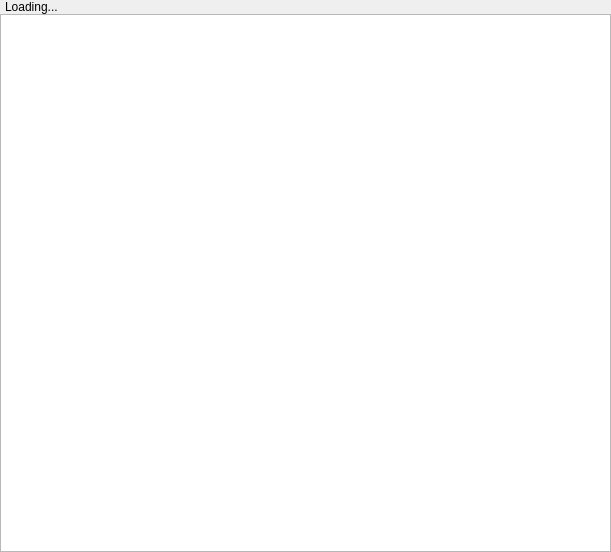
<?xml version="1.0" encoding="UTF-8"?>
<ui version="4.0">
 <class>ImageViewer</class>
 <widget class="QDialog" name="ImageViewer">
  <property name="geometry">
   <rect>
    <x>0</x>
    <y>0</y>
    <width>611</width>
    <height>552</height>
   </rect>
  </property>
  <property name="windowTitle">
   <string>Image Viewer</string>
  </property>
  <property name="sizeGripEnabled">
   <bool>false</bool>
  </property>
  <property name="modal">
   <bool>false</bool>
  </property>
  <layout class="QVBoxLayout" name="verticalLayout">
   <property name="spacing">
    <number>0</number>
   </property>
   <property name="leftMargin">
    <number>0</number>
   </property>
   <property name="topMargin">
    <number>0</number>
   </property>
   <property name="rightMargin">
    <number>0</number>
   </property>
   <property name="bottomMargin">
    <number>0</number>
   </property>
   <item>
    <layout class="QHBoxLayout" name="horizontalLayout">
     <property name="spacing">
      <number>3</number>
     </property>
     <property name="leftMargin">
      <number>5</number>
     </property>
     <item>
      <widget class="QLabel" name="label">
       <property name="sizePolicy">
        <sizepolicy hsizetype="Expanding" vsizetype="Preferred">
         <horstretch>0</horstretch>
         <verstretch>0</verstretch>
        </sizepolicy>
       </property>
       <property name="text">
        <string>Loading...</string>
       </property>
       <property name="textFormat">
        <enum>Qt::PlainText</enum>
       </property>
       <property name="scaledContents">
        <bool>true</bool>
       </property>
       <property name="margin">
        <number>5</number>
       </property>
      </widget>
     </item>
    </layout>
   </item>
   <item>
    <widget class="QListWidget" name="listWidget">
     <property name="editTriggers">
      <set>QAbstractItemView::DoubleClicked|QAbstractItemView::SelectedClicked</set>
     </property>
     <property name="showDropIndicator" stdset="0">
      <bool>false</bool>
     </property>
     <property name="dragDropMode">
      <enum>QAbstractItemView::NoDragDrop</enum>
     </property>
     <property name="defaultDropAction">
      <enum>Qt::IgnoreAction</enum>
     </property>
     <property name="horizontalScrollMode">
      <enum>QAbstractItemView::ScrollPerItem</enum>
     </property>
     <property name="movement">
      <enum>QListView::Static</enum>
     </property>
     <property name="flow">
      <enum>QListView::LeftToRight</enum>
     </property>
     <property name="isWrapping" stdset="0">
      <bool>true</bool>
     </property>
     <property name="resizeMode">
      <enum>QListView::Adjust</enum>
     </property>
     <property name="layoutMode">
      <enum>QListView::Batched</enum>
     </property>
     <property name="spacing">
      <number>10</number>
     </property>
     <property name="viewMode">
      <enum>QListView::IconMode</enum>
     </property>
     <property name="uniformItemSizes">
      <bool>false</bool>
     </property>
     <property name="selectionRectVisible">
      <bool>false</bool>
     </property>
    </widget>
   </item>
  </layout>
 </widget>
 <resources/>
 <connections/>
</ui>
